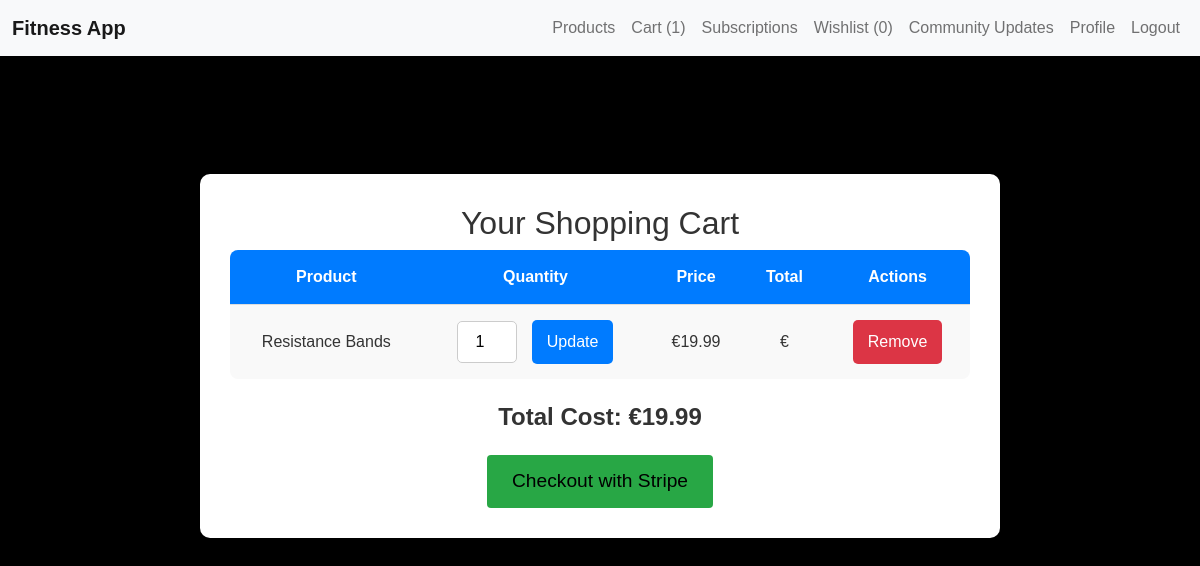
Page /cart/ (signed in) on the committed database.
### cart/models.py (models this page shows, shortened)
class CartItem(models.Model):
    cart = models.ForeignKey(Cart, related_name='items', on_delete=models.CASCADE)
    product = models.ForeignKey(Product, on_delete=models.CASCADE)
    quantity = models.PositiveIntegerField(default=1)

### fitness/models.py (models this page shows, shortened)
class Product(models.Model):
    name = models.CharField(max_length=255)
    description = models.TextField()
    price = models.DecimalField(max_digits=10, decimal_places=2)
    image = models.ImageField(upload_to='products/')
    stock_quantity = models.IntegerField()
    created_at = models.DateTimeField(auto_now_add=True)
    is_spotlight = models.BooleanField(default=False)

### cart/views.py (the view)
# urls.py: path('', view_cart, name='view_cart'),
@login_required
def view_cart(request):
    if request.user.is_authenticated:
        cart, created = Cart.objects.get_or_create(user=request.user)
        cart_items = cart.items.all()
        if not cart_items:
            messages.info(request, "Your cart is currently empty.")
            return render(request, 'cart/cart.html', {'cart_items': cart_items, 'total_cost': 0})
        total_cost = cart.get_total_cost()
        return render(request, 'cart/cart.html', {'cart_items': cart_items, 'total_cost': total_cost})
    else:
        return redirect('login')

### cart/models.py (called while the page is built)
    def get_total_cost(self):
        return sum(item.product.price * item.quantity for item in self.items.all())

    def get_total_items(self):
        return sum(item.quantity for item in self.items.all())

### fitness/context_processors.py (called while the page is built)
def cart_count(request):
    count = 0
    if request.user.is_authenticated:
        try:
            cart = Cart.objects.get(user=request.user)
            count = cart.get_total_items()
        except Cart.DoesNotExist:
            count = 0
    return {'cart_count': count}

def wishlist_count(request):
    if request.user.is_authenticated:
        wishlist, created = Wishlist.objects.get_or_create(user=request.user)
        count = wishlist.items.count()
    else:
        count = 0
    return {'wishlist_count': count}

### cart/templates/cart/cart.html (shortened to what this page needs)
{% extends "base.html" %}
{% block content %}
<div class="cart-container">
    <h2>Your Shopping Cart</h2>
    {% if cart_items %}
        <table class="cart-table">
            <thead>
                <tr>
                    <th>Product</th>
                    <th>Quantity</th>
                    <th>Price</th>
                    <th>Total</th>
                    <th>Actions</th>
                </tr>
            </thead>
            <tbody>
                {% for item in cart_items %}
                <tr>
                    <td>{{ item.product.name }}</td>
                    <td class="quantity-column">
                        <form method="POST" action="{% url 'cart:update_cart_item' item.id %}">
                            <input type="number" name="quantity" class="quantity-input" value="{{ item.quantity }}" min="1">
                            <button type="submit" class="button update">Update</button>
                        </form>
                    </td>
                    <td>€{{ item.product.price }}</td>
                    <td>€{{ item.total_price }}</td>
                    <td>
                        <form method="POST" action="{% url 'cart:remove_from_cart' item.id %}">
                            <button type="submit" class="button remove">Remove</button>
                        </form>
                    </td>
                </tr>
                {% endfor %}
            </tbody>
        </table>
        <div class="total-cost">
            <strong>Total Cost: €{{ total_cost }}</strong>
        </div>
        <a href="{% url 'cart:checkout' %}" class="btn btn-primary stripe-button">Checkout with Stripe</a>
    {% else %}
        <p class="cart_status">Your cart is currently empty. Please add some items to your cart.</p>
        <a href="{% url 'product_list' %}" class="btn btn-primary">Browse Products</a>
    {% endif %}
</div>
{% endblock %}

### static/css/style.css (style rules this page uses)
body { font-family: 'Montserrat', sans-serif; background-color: black; color: #333; padding-top: 80px; }
.btn { font-size: 1.1rem; }
.btn-primary { background-color: gold; border: none; margin-right: 0px; color: black; }
.cart-container { max-width: 800px; margin: 50px auto; padding: 30px; background-color: #ffffff; border-radius: 10px; box-shadow: 0 8px 20px rgba(0, 0, 0, 0.1); text-align: center; }
.cart-table { width: 100%; border-collapse: collapse; margin-bottom: 20px; background-color: #f9f9f9; border-radius: 8px; overflow: hidden; }
.cart-table th, .cart-table td { padding: 15px; border-bottom: 1px solid #ddd; text-align: center; }
.cart-table th { background-color: #007bff; color: #fff; font-weight: bold; }
.cart-table tr:last-child td { border-bottom: none; }
.quantity-column { display: flex; justify-content: center; align-items: center; }
.quantity-input { width: 60px; padding: 8px; text-align: center; margin-right: 10px; border: 1px solid #ccc; border-radius: 5px; }
.button { padding: 10px 15px; background-color: #007bff; color: #fff; border: none; border-radius: 5px; cursor: pointer; transition: background-color 0.3s ease; font-size: 1rem; text-decoration: none; display: inline-block; }
.button.remove { background-color: #dc3545; }
.total-cost { font-size: 1.5rem; margin: 20px 0; color: #333; }
.stripe-button { background-color: #28a745; padding: 12px 25px; font-size: 1.2rem; transition: background-color 0.3s ease; }

### rows in the picture
CartItem: product.name "Resistance Bands", quantity "1", product.price "19.99"

### other values in the picture
{{ cart_count }} "1"
{{ wishlist_count }} "0"
{{ total_cost }} "19.99"
